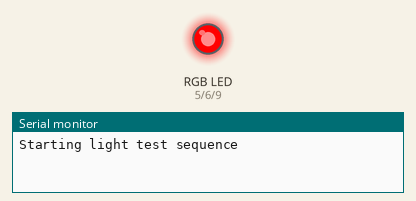
A sketch run on a simulated Arduino Uno, built with avr-gcc and run on an emulated ATmega328P. Shown: an RGB LED mixed from three pins (HIGH = lit), the last lines printed to the serial monitor.

Above: at 1.3 s.
At 4.9 s:
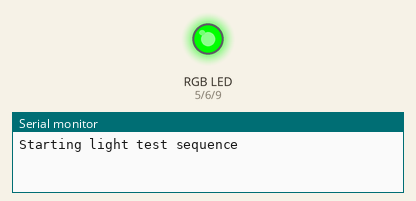
At 9.3 s:
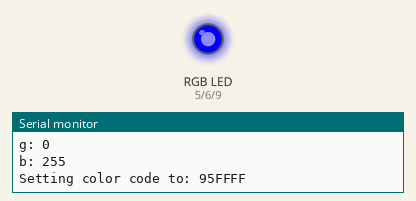
At 10.2 s:
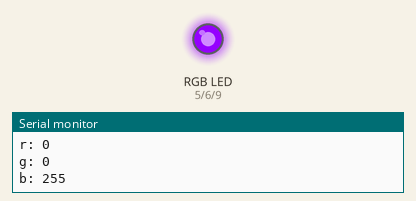
At 12.4 s:
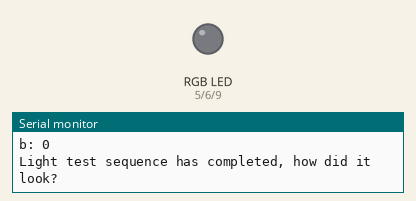
Timing chart, 0 to 13.9 s (numbered marks = the images above):
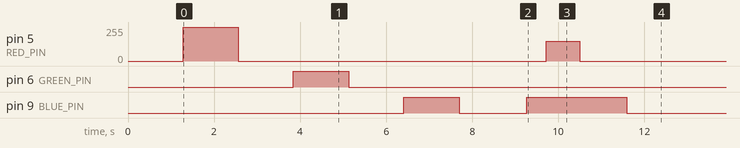

The sketch:

ir-rgb-light-controller.ino
```cpp
#include <IRremote.h>

int RECV_PIN = 11;
int RED_PIN = 5;
int RED_PIN_VALUE = 0;
int GREEN_PIN = 6;
int GREEN_PIN_VALUE = 0;
int BLUE_PIN = 9;
int BLUE_PIN_VALUE = 0;
int FADE_SPEED = 3;

unsigned long PORTS[6] = {
  0x5EA17887, // off
  0x1FEA05F, // computer
  0x1FEE01F, // xbox 360
  0x1FE10EF, // wii
  0x1FE906F, // xbox one
  0x1FED827  // chromecast
};

char* COLORS[6] = {
  "000000", // black
  "00ff00", // green
  "0000ff", // blue
  "95FFFF", // light blue
  "0000ff", // blue
  "ff0000"  // red

};

IRrecv irrecv(RECV_PIN);
decode_results results;

void setup() {
  Serial.println("Hello world!");

  Serial.begin(9600); // Start serial
  irrecv.enableIRIn(); // Start the receiver

  pinMode(RED_PIN, OUTPUT);
  pinMode(GREEN_PIN, OUTPUT);
  pinMode(BLUE_PIN, OUTPUT);

  // used to test the lights
  lightTest();
}

void loop() {
  if (irrecv.decode(&results)) {
    for (int i = 0; i < 6; i++)
    {
      if (results.value == PORTS[i])
      {
        setLights(COLORS[i]);
        break;
      }
    }
    irrecv.resume(); // Receive the next value
  }
}

void p(char *fmt, ... ) {
  char buf[128]; // resulting string limited to 128 chars
  va_list args;
  va_start (args, fmt );
  vsnprintf(buf, 128, fmt, args);
  va_end (args);
  Serial.println(buf);
}

void setLights(char* color_code) {
  String color_string = color_code;

  // start convoluted way to get parts of the color hex
  String r_str = color_string.substring(0, 2);
  String g_str = color_string.substring(2, 4);
  String b_str = color_string.substring(4, 6);

  char r_hex[3];
  char b_hex[3];
  char g_hex[3];

  r_str.toCharArray(r_hex, 3);
  g_str.toCharArray(g_hex, 3);
  b_str.toCharArray(b_hex, 3);
  // end convoluted way to get parts of the color hex

  // conver the hex parts to decimal
  int r_dec = strtol(r_hex, NULL, 16);
  int g_dec = strtol(g_hex, NULL, 16);
  int b_dec = strtol(b_hex, NULL, 16);

  p("Setting color code to: %s", color_code);
  p("r: %d", r_dec);
  p("g: %d", g_dec);
  p("b: %d", b_dec);

  // we want to fade the color change. So this will loop and change every color by 1 (if necessary) until they line up.
  while (RED_PIN_VALUE != r_dec || GREEN_PIN_VALUE != g_dec || BLUE_PIN_VALUE != b_dec) {

  	// we only want to change the red pin if it's not already correct
    if (r_dec != RED_PIN_VALUE) {
      if (r_dec < RED_PIN_VALUE ) {
        setRed(RED_PIN_VALUE - 1);
      } else {
        setRed(RED_PIN_VALUE + 1);
      }
    }

	// we only want to change the green pin if it's not already correct
    if (g_dec != GREEN_PIN_VALUE) {
      if (g_dec < GREEN_PIN_VALUE ) {
        setGreen(GREEN_PIN_VALUE - 1);
      } else {
        setGreen(GREEN_PIN_VALUE + 1);
      }
    }

    // we only want to change the blue pin if it's not already correct
	if (b_dec != BLUE_PIN_VALUE) {
      if (b_dec < BLUE_PIN_VALUE ) {
        setBlue(BLUE_PIN_VALUE - 1);
      } else {
        setBlue(BLUE_PIN_VALUE + 1);
      }
    }

    delay(FADE_SPEED);

  }

}

void setRed(int val) {
  RED_PIN_VALUE = val;
  analogWrite(RED_PIN, val);
}

void setGreen(int val) {
  GREEN_PIN_VALUE = val;
  analogWrite(GREEN_PIN, val);
}

void setBlue (int val) {
  BLUE_PIN_VALUE = val;
  analogWrite(BLUE_PIN, val);
}

void lightTest() {
  Serial.println("Starting light test sequence");
  int i;

  // fade through the rgb scale
  for (i = 0; i < 256; i++) {
    setRed(i);
    delay(5);
  }
  for (i = 255; i >= 0; i--) {
    setRed(i);
    delay(5);
  }

  for (i = 0; i < 256; i++) {
    setGreen(i);
    delay(5);
  }
  for (i = 255; i >= 0; i--) {
    setGreen(i);
    delay(5);
  }

  for (i = 0; i < 256; i++) {
    setBlue(i);
    delay(5);
  }
  for (i = 255; i >= 0; i--) {
    setBlue(i);
    delay(5);
  }

  // cycle through each of the programmed colors
  for (int i = 0; i < 6; i++) {
    setLights(COLORS[i]);
  }

  // default to the lights being off
  setLights("000000");

  Serial.println("Light test sequence has completed, how did it look?");
}
```
